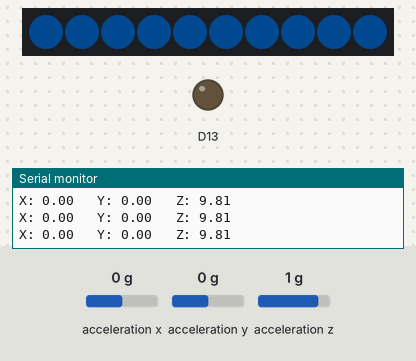
A sketch run on a simulated Adafruit Circuit Playground Express. Parts: 10 RGB LEDs in strip order, left to right, output pins drawn as LEDs (lit = HIGH), the last lines printed to the serial monitor. Inputs (shaded band) come from the test bench; at power-on: acceleration y 0 g, acceleration x 0 g, acceleration z 1 g. Dim RGB values are drawn brighter than linear.

Above: at 1.2 s.
1.3 s: acceleration y set to -0.2 g
At 2.5 s:
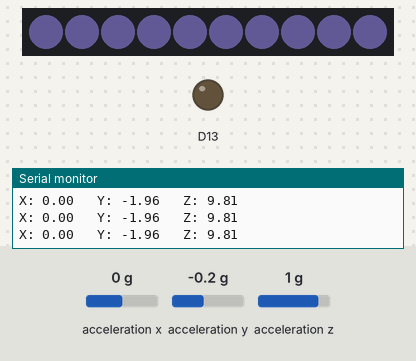
2.8 s: acceleration y set to -1.4 g
4.3 s: acceleration y set to 0.8 g
5.8 s: acceleration y set to -0.8 g
7.3 s: acceleration y set to 1.4 g
Timing chart, 0 to 9.8 s (numbered marks = the images above; inputs shaded):
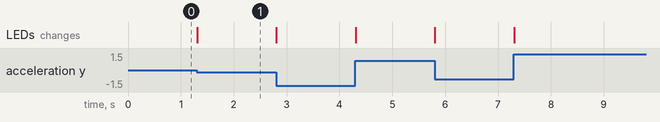

The sketch:

glove.ino
```cpp
#include <Adafruit_CircuitPlayground.h>


int capIndex[5] = {3,2,0,1,6};
float pitches[20] = {65, 131, 262, 523, 1047,
                     82, 165, 330, 659, 1318,
                     87, 175, 349, 698, 1397,
                     98, 196, 392, 784, 1568,
                     };
int key = 0;

void setup() {
  Serial.begin(9600);
  CircuitPlayground.begin();

}

void loop() {
  for (int i=0; i<5; i++) {
    if(CircuitPlayground.readCap(capIndex[i])>600){
      CircuitPlayground.speaker.enable(true);
      CircuitPlayground.playTone(pitches[i+key],100,false);


    }
  }
  Serial.print("X: "); Serial.print(CircuitPlayground.motionX());
  Serial.print(" \tY: "); Serial.print(CircuitPlayground.motionY());
  Serial.print(" \tZ: "); Serial.print(CircuitPlayground.motionZ());
  Serial.println(" ");
  if (CircuitPlayground.motionY()>=7){
    key = 15;
    for (int i=0; i<10; i++) {
      CircuitPlayground.setPixelColor(i,100,255,170);
    }

  } else if (CircuitPlayground.motionY()>=0 && CircuitPlayground.motionY()<7 ){
    key = 10;
    for (int i=0; i<10; i++) {
      CircuitPlayground.setPixelColor(i,0,100,200);
    }
  } else if (CircuitPlayground.motionY()<0 && CircuitPlayground.motionY()>-7 ){
    key = 5;
    for (int i=0; i<10; i++) {
      CircuitPlayground.setPixelColor(i,170,150,255);
    }
  } else if (CircuitPlayground.motionY()<= -7 ){
    key = 0;
    for (int i=0; i<10; i++) {
      CircuitPlayground.setPixelColor(i,255,100,170);
    }
  }


}
```

Measured:
- the behaviour switches between 0 and -0.1 g on acceleration y (found by bisection; images 0 and 1)
- after the input at 1.3 s, the LEDs: change at once (image 1)
